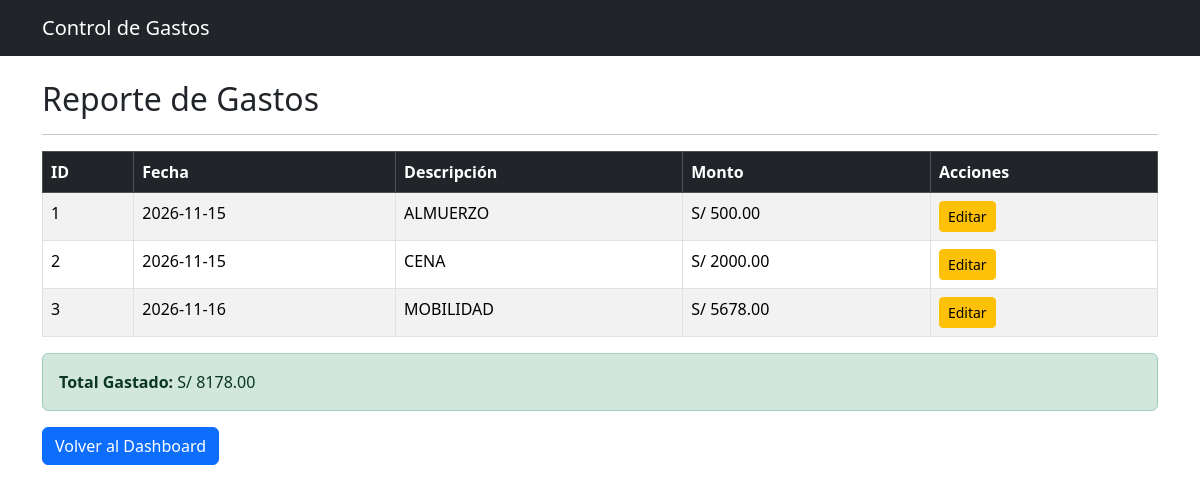
The app's page /reporte (signed in), older data.
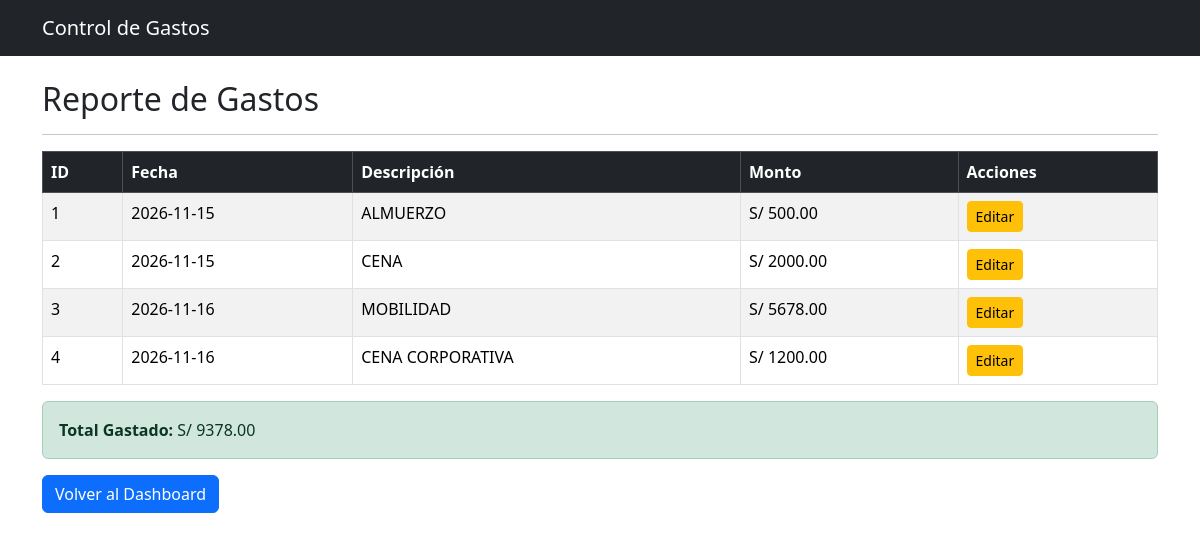
The same page, newer data.
### models.py (models this page shows)
class Gasto(db.Model):
    __tablename__ = "gastos"
    id = db.Column(
        db.Integer,
        primary_key=True
    )
    fecha = db.Column(
        db.String(20),
        nullable=False
    )
    descripcion = db.Column(
        db.String(200),
        nullable=False
    )
    monto = db.Column(
        db.Float,
        nullable=False
    )

### app.py (the view)
@app.route("/reporte")
def reporte():
    if "usuario" not in session:
        return redirect(url_for("login"))
    gastos = Gasto.query.all()
    total = db.session.query(
        func.sum(Gasto.monto)
    ).scalar()
    if total is None:
        total = 0
    return render_template(
        "reporte.html",
        gastos=gastos,
        total=total
    )

### templates/reporte.html
{% extends "base.html" %}
{% block content %}
<h2>Reporte de Gastos</h2>
<hr>
<table class="table table-striped table-bordered">
    <thead class="table-dark">
        <tr>
            <th>ID</th>
            <th>Fecha</th>
            <th>Descripción</th>
            <th>Monto</th>
			<th>Acciones</th>
        </tr>
    </thead>
    <tbody>
        {% for gasto in gastos %}
        <tr>
            <td>{{ gasto.id }}</td>
            <td>
                {{ gasto.fecha }}
            </td>
            <td>
                {{ gasto.descripcion }}
            </td>
            <td>
                S/ {{ "%.2f"|format(gasto.monto) }}
            </td>
			<td>
				<a
				href="/editar/{{ gasto.id }}"
				class="btn btn-warning btn-sm">
				Editar
			</a>
</td>
        </tr>
        {% endfor %}
    </tbody>
</table>
<div class="alert alert-success">
    <strong>
        Total Gastado:
    </strong>
    S/ {{ "%.2f"|format(total) }}
</div>
<a
    href="/dashboard"
    class="btn btn-primary">
    Volver al Dashboard
</a>
{% endblock %}

Row changes from the older to the newer data that the page shows:
added Gasto: id "4", fecha "2026-11-16", descripcion "CENA CORPORATIVA", monto "1200.00"
Text that changed along with them:
{{ "%.2f"|format(total) }}: "8178.00" → "9378.00"
